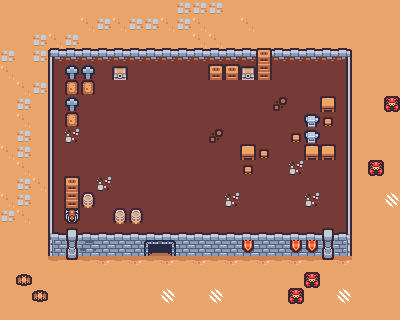

Rendered tile map (Tiled .tmx) drawn with the repository's tilesets; below, a short description and the full map source, tile grids included:
An orthogonal 25x20 tile map with 16x16 px tiles, 2 tile layers (Ground, Decorations) and 9 objects (player_spawn, join_wizard, host_smith).

<map version="1.10" tiledversion="1.11.0" orientation="orthogonal" renderorder="right-down" width="25" height="20" tilewidth="16" tileheight="16" infinite="0" nextlayerid="5" nextobjectid="12">
 <tileset firstgid="1" source="sampleSheet.tsx" />
 <layer id="1" name="Ground" width="25" height="20">
  <data encoding="csv">
49,49,49,49,49,49,49,49,49,49,49,49,49,49,49,49,49,49,49,49,49,49,49,49,49,
49,49,49,49,49,49,49,49,49,49,49,49,49,49,49,49,49,49,49,49,49,49,49,49,49,
49,49,49,49,49,49,49,49,49,49,49,49,49,49,49,49,49,49,49,49,49,49,49,49,49,
49,49,49,5,27,27,27,27,27,27,27,27,27,27,27,27,27,27,27,27,27,6,49,49,49,
49,49,49,16,1,1,1,1,1,1,1,1,1,1,1,1,1,1,1,1,1,14,49,49,49,
49,49,49,16,1,1,1,1,1,1,1,1,1,1,1,1,1,1,1,1,1,14,49,49,49,
49,49,49,16,1,1,1,1,1,1,1,1,1,1,1,1,1,13,1,1,1,14,49,49,49,
49,49,49,16,1,1,1,1,1,1,1,1,1,1,1,1,1,1,1,1,1,14,49,49,49,
49,49,49,16,1,1,1,1,1,1,1,1,1,13,1,1,1,1,1,1,1,14,49,49,49,
49,49,49,16,1,1,1,1,1,1,1,1,1,1,1,1,1,1,1,1,1,14,49,49,49,
49,49,49,16,1,1,1,1,1,1,1,1,1,1,1,1,1,1,25,1,1,14,49,49,49,
49,49,49,16,1,1,1,1,1,1,1,1,1,1,1,1,1,1,1,1,1,14,49,49,49,
49,49,49,16,1,1,1,1,1,1,1,1,1,1,25,1,1,1,1,25,1,14,49,49,49,
49,49,49,16,1,1,1,1,1,1,1,1,1,1,1,1,1,1,1,1,1,14,49,49,49,
49,49,49,17,3,3,3,3,3,3,3,3,3,3,3,3,3,3,3,3,3,18,49,49,49,
49,49,49,58,15,15,41,41,41,41,41,41,41,41,41,30,41,41,30,30,41,60,49,49,49,
49,49,49,51,52,51,52,51,52,51,52,51,52,51,52,51,52,51,52,51,51,52,49,49,49,
49,49,49,49,49,49,49,49,49,49,49,49,49,49,49,49,49,49,49,49,49,49,49,49,49,
49,49,49,49,49,49,49,49,49,49,49,49,49,49,49,49,49,49,49,49,49,49,49,49,49,
49,49,49,49,49,49,49,49,49,49,49,49,49,49,49,49,49,49,49,49,49,49,49,49,49
</data>
 </layer>
 <layer id="3" name="Decorations" width="25" height="20">
  <data encoding="csv">
0,0,0,0,0,0,0,0,0,0,0,43,43,43,0,0,0,0,0,0,0,0,0,0,0,
0,0,0,0,0,50,43,50,43,43,50,43,50,0,0,50,0,0,0,0,0,0,0,0,0,
0,0,43,50,43,0,0,0,0,0,0,0,50,50,0,0,0,0,0,0,0,0,0,0,0,
43,0,43,0,0,0,0,0,0,0,0,0,0,0,0,0,64,0,0,0,0,0,0,0,0,
50,0,0,0,65,65,0,90,0,0,0,0,0,64,64,90,76,0,0,0,0,0,0,0,0,
0,50,43,0,67,67,0,0,0,0,0,0,0,0,0,0,0,0,0,0,0,0,0,0,0,
0,43,0,0,65,0,0,0,0,0,0,0,0,0,0,0,0,0,0,0,73,0,0,0,111,
0,50,0,0,67,0,0,0,0,0,0,0,0,0,0,0,0,0,0,75,74,0,0,0,0,
0,43,0,0,25,0,0,0,0,0,0,0,0,0,0,0,0,0,74,75,0,0,0,0,0,
50,43,0,0,0,0,0,0,0,0,0,0,0,0,0,73,74,0,0,73,73,0,0,0,0,
0,50,0,0,0,0,0,0,0,0,0,0,0,0,0,74,0,0,0,0,0,0,0,111,0,
0,43,50,0,64,0,25,0,0,0,0,0,0,0,0,0,0,0,0,0,0,0,0,0,0,
50,43,0,0,76,83,0,0,0,0,0,0,0,0,0,0,0,0,0,0,0,0,0,0,63,
43,50,0,0,123,0,0,83,83,0,0,0,0,0,0,0,0,0,0,0,0,0,0,0,0,
0,0,0,0,7,0,0,0,0,0,0,0,0,0,0,0,0,0,0,0,7,0,0,0,0,
0,0,0,0,19,0,0,0,0,11,12,0,0,0,0,0,0,0,0,0,19,0,0,0,0,
0,0,0,0,31,0,0,0,0,0,0,0,0,0,0,0,0,0,0,0,31,0,0,0,0,
0,121,0,0,0,0,0,0,0,0,0,0,0,0,0,0,0,0,0,111,0,0,0,0,0,
0,0,121,0,0,0,0,0,0,0,63,0,0,63,0,0,0,0,111,0,0,63,0,0,0,
0,0,0,0,0,0,0,0,0,0,0,0,0,0,0,0,0,0,0,0,0,0,0,0,0
</data>
 </layer>
 <objectgroup id="4" name="Misc">
  <object id="6" name="player_spawn" x="248.062" y="166.871">
   <point />
  </object>
  <object id="7" name="join_wizard" x="149.287" y="125.347">
   <point />
  </object>
  <object id="8" name="host_smith" x="241.534" y="124.031">
   <point />
  </object>
 </objectgroup>
 <objectgroup id="2" name="Collision">
  <object id="1" x="0" y="0" width="399.021" height="49.7756" />
  <object id="2" x="-0.407997" y="48.5516" width="50.1836" height="270.502" />
  <object id="3" x="50.1836" y="233.782" width="348.837" height="84.4553" />
  <object id="4" x="350.469" y="49.3676" width="48.1436" height="183.191" />
  <object id="10" x="64.8715" y="176.663" width="14.2799" height="31.4157" />
  <object id="11" x="257.038" y="48.9596" width="13.0559" height="30.5998" />
 </objectgroup>
</map>
